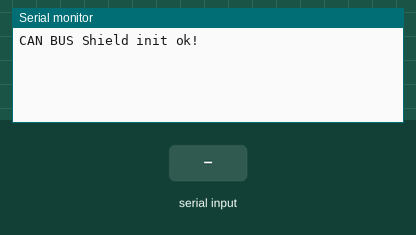
Simulated run of this sketch. Board: Arduino Uno, built with avr-gcc and run on an emulated ATmega328P. On the bench: the last lines printed to the serial monitor. The inputs (shaded band) are chosen by the test bench.

Above: at 1.2 s.
1.3 s: "START\n" received over Serial
At 2.3 s:
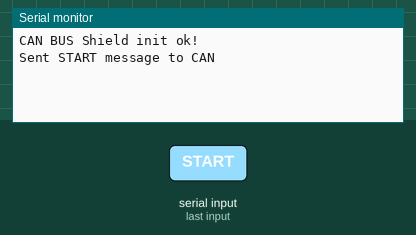
2.8 s: "STOP\n" received over Serial
At 3.4 s:
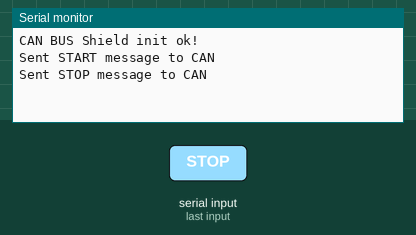

The sketch:

CAN_READER.ino
```cpp
#include <SPI.h>
#include "mcp_can.h"

// the cs pin of the version v1.4 is default to D10
const int SPI_CS_PIN = 10;

MCP_CAN CAN(SPI_CS_PIN); // Set CS pin

void setup() {
    Serial.begin(115200);

    while (!Serial) {
        ; // wait for serial port to connect. Needed for native USB port only
    }

START_INIT:

    if (CAN_OK == CAN.begin(CAN_500KBPS)) { // init can bus: baudrate = 500k
        Serial.println("CAN BUS Shield init ok!");
    } else {
        Serial.println("CAN BUS Shield init fail");
        Serial.println("Init CAN BUS Shield again");
        delay(100);
        goto START_INIT;
    }
}

void loop() {
    unsigned char len = 0;
    unsigned char buf[16];

    // Check for Serial input to send CAN messages
    if (Serial.available()) {
        String command = Serial.readStringUntil('\n'); // Read the command until newline character
        command.trim(); // Trim any whitespace

        if (command == "START") {
            unsigned char startMsg[8] = {0x00, 0x00, 0x00, 0x00, 0x03, 0x00, 0x00, 0x00};
            unsigned char startMsg2[8] = {0x02, 0x03, 0x00, 0x00, 0x01, 0x00, 0x00, 0x00};
            CAN.sendMsgBuf(0x560, 0, 8, startMsg); // Send CAN message
            CAN.sendMsgBuf(0x560, 0, 8, startMsg2); // Send CAN message
            Serial.println("Sent START message to CAN");
        } else if (command == "STOP") {
            unsigned char stopMsg[8] = {0x00, 0x00, 0x00, 0x00, 0x02, 0x00, 0x00, 0x00};
            unsigned char stopMsg1[8] = {0x01, 0x05, 0x09, 0x04, 0x00, 0x00, 0x00, 0x00};
            CAN.sendMsgBuf(0x80000036, 1, 8, stopMsg); // Send CAN message
            CAN.sendMsgBuf(0x4FFFFF36, 1, 8, stopMsg1); // Send CAN message
            Serial.println("Sent STOP message to CAN");
        }
    }

    // Check for incoming CAN messages
    if (CAN_MSGAVAIL == CAN.checkReceive()) {
        CAN.readMsgBuf(&len, buf); // read data, len: data length, buf: data buf
        unsigned long canId = CAN.getCanId(); // Ensure canId is long to handle extended IDs
        bool isExtended = CAN.isExtendedFrame(); // Check if the frame is an extended CAN frame


        //*********************************************************************************
        //**************************.    Write CAN MSG      ********************************
        //*********************************************************************************

        //unsigned char startMsg[8] = {0x10, 0x13, 0x04, 0x01, 0x02, 0x03, 0x03, 0x03};
        //CAN.sendMsgBuf(0x1376, 0, 8, startMsg); // Send CAN message


        //*********************************************************************************
        //**************************.    READ CAN MSG      ********************************
        //*********************************************************************************
        if (canId) { // if you want to filter any ID you can set a filter like canID==0x000
            Serial.println("-----------------------------");
            Serial.print("Get data from ID: ");
            Serial.print(canId); // Decimal ID
            Serial.print(" (0x");
            Serial.print(canId, HEX); // Hexadecimal ID
            Serial.print(") ");
            Serial.print(isExtended ? "Extended ID" : "Standard ID"); // Show if ID is extended or standard
            Serial.println();

            Serial.print("Data received: ");
            for (int i = 0; i < len; i++) { // print the data
                Serial.print(buf[i]); // Decimal value of data
                Serial.print(" (0x");
                Serial.print(buf[i], HEX); // Hexadecimal value of data
                Serial.print(")\t");
            }
            Serial.println();
        }
    }
}

/*********************************************************************************************************
  END FILE
*********************************************************************************************************/
```

Measured:
- after the input at 1.3 s, the serial monitor: prints a new line at once (image 1)
- after the input at 2.8 s, the serial monitor: prints a new line at once (image 2)
